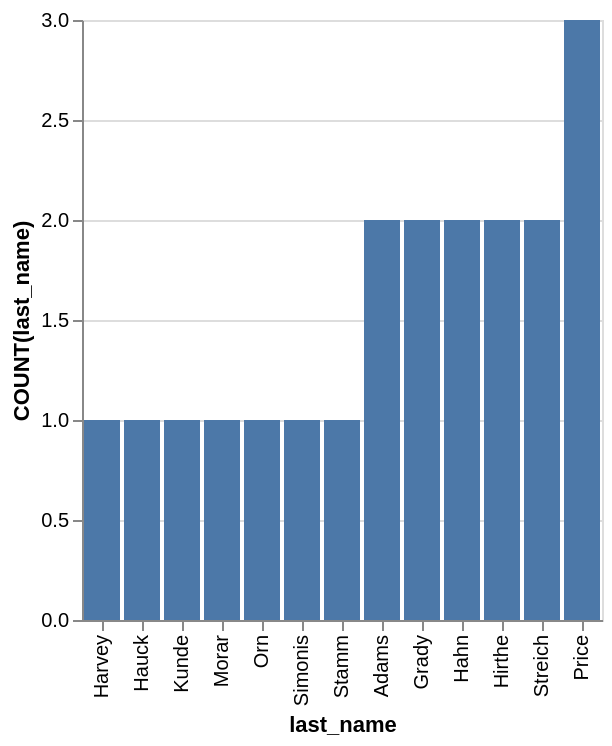

Specify this chart in Vega-Lite:
### Vega-Lite specification from a JSON file in a GitHub repository (floating-point values rounded to 4 significant figures)
{"data": {"values": [{"x_data": "Harvey", "y_data": 1}, {"x_data": "Hauck", "y_data": 1}, {"x_data": "Kunde", "y_data": 1}, {"x_data": "Morar", "y_data": 1}, {"x_data": "Orn", "y_data": 1}, {"x_data": "Simonis", "y_data": 1}, {"x_data": "Stamm", "y_data": 1}, {"x_data": "Adams", "y_data": 2}, {"x_data": "Grady", "y_data": 2}, {"x_data": "Hahn", "y_data": 2}, {"x_data": "Hirthe", "y_data": 2}, {"x_data": "Streich", "y_data": 2}, {"x_data": "Price", "y_data": 3}]}, "mark": "bar", "encoding": {"x": {"field": "x_data", "type": "nominal", "title": "last_name", "sort": {"op": "sum", "field": "y_data", "order": "ascending"}}, "y": {"field": "y_data", "type": "quantitative", "title": "COUNT(last_name)"}}}
